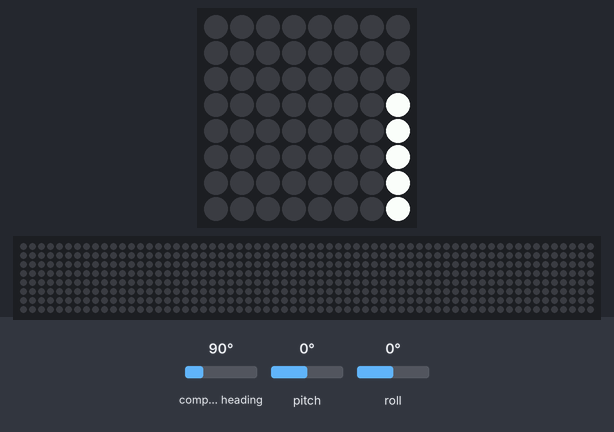
Recording of a program running on a simulated Raspberry Pi (BCM pin numbers) with a Sense HAT. On the bench: the Sense HAT's 8×8 RGB LED matrix, a strip that is not on the board, showing the scrolling text unrolled. The inputs (shaded band) are chosen by the test bench; at power-on: compass heading 90°, pitch 0°, roll 0°. The clock reads 2024-03-15 10:24:30 at power-on unless the program sets it; files the program writes start out absent; the 64×8 strip is a reading aid, not a part: it shows the text the matrix is scrolling, unrolled, one strip-width of it at a time; the Sense HAT reports a negative pitch or roll as 360° plus the angle; what the program prints to the terminal is not drawn.

Above: at 0.17 s.
At 2.08 s:
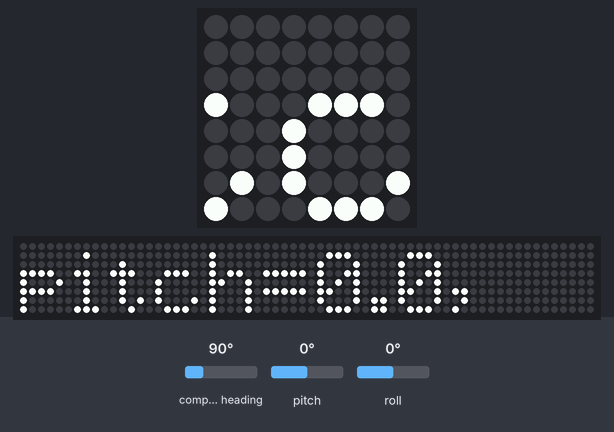
At 4.1 s:
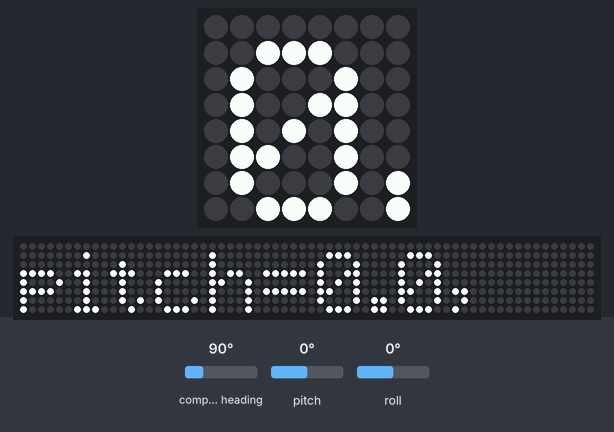
At 8.02 s:
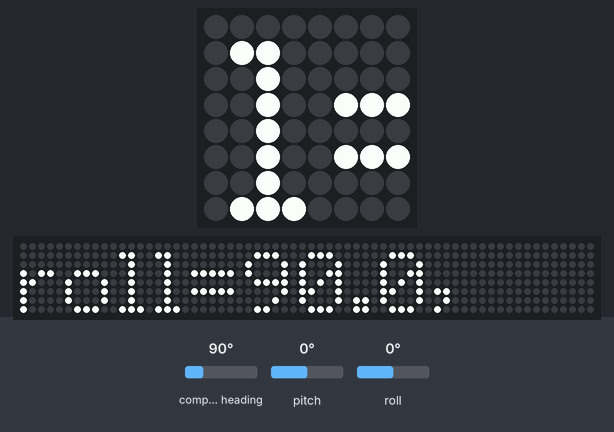
At 11.95 s:
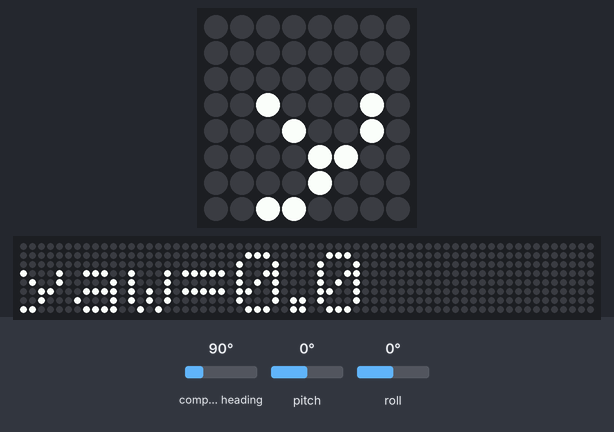
At 15.98 s:
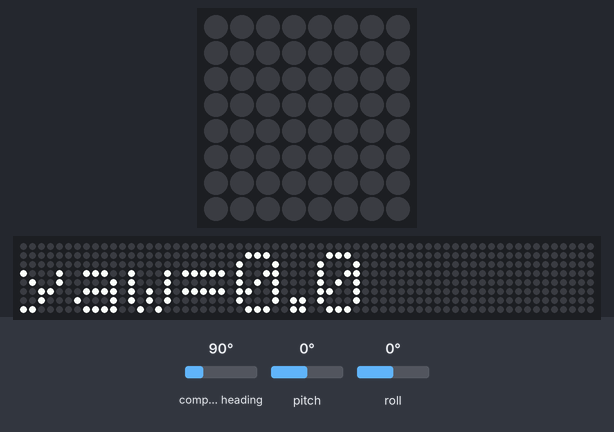

The program:

orientationTest_senseHat.py
```python
from sense_hat import SenseHat
from time import asctime
from time import sleep

sense = SenseHat()

while True:
    orientation = sense.get_orientation()

    pitch = orientation['pitch']
    roll = orientation['roll']
    yaw = orientation['yaw']

    print("pitch={0}, roll={1}, yaw={2}".format(pitch,yaw,roll))

    message = "pitch={0}, roll={1}, yaw={2}".format(pitch,yaw,roll)

    sense.show_message(message)
    log = open("orientation.txt", "a")
    now = str(asctime())
    log.write(now + " " + message + "\n")
    print(message)
    log.close()
    sleep(30)

log.close()


    
```
